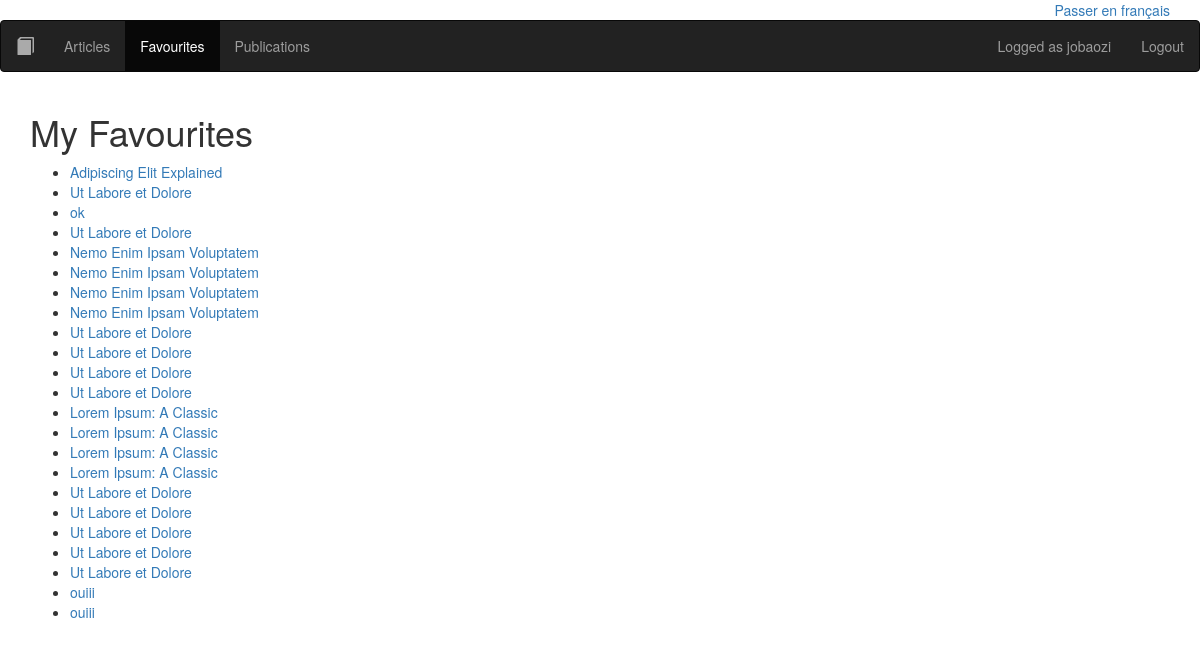
Page /en/favourites/ (signed in) on the committed database.
### advanced/models.py (models this page shows, shortened)
class UserFavoriteArticle(models.Model):
    user = models.ForeignKey(settings.AUTH_USER_MODEL, on_delete=models.CASCADE)
    article = models.ForeignKey(Article, on_delete=models.CASCADE)
    class Meta:
        unique_together = ('user', 'article')

class Article(models.Model):
    title = models.CharField(max_length=64)
    author = models.ForeignKey(settings.AUTH_USER_MODEL, on_delete=models.CASCADE)
    created = models.DateTimeField(auto_now_add=True)
    synopsis = models.CharField(max_length=312)
    content = models.TextField()

### advanced/views.py (the view)
# urls.py: path('favourites/', views.FavouritesView.as_view(), name='favourites'),
class FavouritesView(LoginRequiredMixin, ListView):
    model = UserFavoriteArticle
    template_name = 'advanced/favourites.html'
    context_object_name = 'favourites'
    def get_queryset(self):
        return UserFavoriteArticle.objects.filter(user=self.request.user)

### advanced/context_processors.py (called while the page is built)
def nav_login_form(request):
    form = AuthenticationForm()
    form.fields['username'].widget = TextInput(attrs={'class': 'form-control', 'placeholder': _('username')})
    form.fields['password'].widget = PasswordInput(attrs={'class': 'form-control', 'placeholder': _('password')})
    return {'nav_login_form': form}

def language_switcher(request):
    current_lang = get_language() or 'en'
    if current_lang.startswith('fr'):
        other_lang = 'en'
        label = 'Switch to English'
    else:
        other_lang = 'fr'
        label = 'Passer en français'
    return {
        'other_lang_url': translate_url(request.path, other_lang),
        'other_lang_label': label,
    }

### advanced/templates/advanced/favourites.html (shortened to what this page needs)
{% extends "advanced/base.html" %}
{% block content %}
    <h1>My Favourites</h1>
    <ul>
        {% for fav in favourites %}
        <li><a href="{% url 'detail' fav.article.pk %}">{{ fav.article.title }}</a></li>
        {% empty %}
        <li>No favourites yet.</li>
        {% endfor %}
    </ul>
{% endblock %}

### advanced/templates/advanced/base.html (shortened to what this page needs)
{% load i18n %}
<!DOCTYPE html>
<html lang="en">
<head>
    <link rel="stylesheet" href="https://maxcdn.bootstrapcdn.com/bootstrap/3.4.1/css/bootstrap.min.css">
</head>
<body>
    <div class="container">
        <div class="text-right">
            <a href="{{ other_lang_url }}">{{ other_lang_label }}</a>
        </div>
    </div>
    <nav class="navbar navbar-inverse">
        <div class="container-fluid">
            <div class="navbar-header">
                <a class="navbar-brand" href="{% url 'home' %}">
                    <i class="glyphicon glyphicon-book" style="color: #aaa"></i>
                </a>
            </div>
            <ul class="nav navbar-nav">
                <li class="{% if request.resolver_match.url_name == 'articles' %}active{% endif %}">
                    <a href="{% url 'articles' %}">{% trans "Articles" %}</a>
                </li>
                {% if user.is_authenticated %}
                <li class="{% if request.resolver_match.url_name == 'favourites' %}active{% endif %}">
                    <a href="{% url 'favourites' %}">{% trans "Favourites" %}</a>
                </li>
                <li class="{% if request.resolver_match.url_name == 'publications' %}active{% endif %}">
                    <a href="{% url 'publications' %}">{% trans "Publications" %}</a>
                </li>
                {% else %}
                <li class="{% if request.resolver_match.url_name == 'register' %}active{% endif %}">
                    <a href="{% url 'register' %}">{% trans "Register" %}</a>
                </li>
                {% endif %}
            </ul>
            {% if user.is_authenticated %}
                <ul class="nav navbar-nav navbar-right">
                    <li><a class="btn btn-link navbar-link" style="padding: 14px" href="#">{% blocktrans with username=user.username %}Logged as {{ username }}{% endblocktrans %}</a></li>
                    <li>
                        <form method="post" action="{% url 'logout' %}">
                            <button type="submit" class="btn btn-link navbar-link" style="padding: 14px">{% trans "Logout" %}</button>
                        </form>
                    </li>
                </ul>
            {% endif %}
        </div>
    </nav>
    <div class="container">
        {% block content %}{% endblock %}
    </div>
</body>
</html>

### rows in the picture
UserFavoriteArticle: article "Adipiscing Elit Explained"
UserFavoriteArticle: article "Ut Labore et Dolore"
UserFavoriteArticle: article "ok"
UserFavoriteArticle: article "Ut Labore et Dolore"
UserFavoriteArticle: article "Nemo Enim Ipsam Voluptatem"
UserFavoriteArticle: article "Nemo Enim Ipsam Voluptatem"
UserFavoriteArticle: article "Nemo Enim Ipsam Voluptatem"
UserFavoriteArticle: article "Nemo Enim Ipsam Voluptatem"
UserFavoriteArticle: article "Ut Labore et Dolore"
UserFavoriteArticle: article "Ut Labore et Dolore"
UserFavoriteArticle: article "Ut Labore et Dolore"
UserFavoriteArticle: article "Ut Labore et Dolore"
UserFavoriteArticle: article "Lorem Ipsum: A Classic"
UserFavoriteArticle: article "Lorem Ipsum: A Classic"
UserFavoriteArticle: article "Lorem Ipsum: A Classic"
UserFavoriteArticle: article "Lorem Ipsum: A Classic"
UserFavoriteArticle: article "Ut Labore et Dolore"
UserFavoriteArticle: article "Ut Labore et Dolore"
UserFavoriteArticle: article "Ut Labore et Dolore"
UserFavoriteArticle: article "Ut Labore et Dolore"
UserFavoriteArticle: article "Ut Labore et Dolore"
UserFavoriteArticle: article "ouiii"
UserFavoriteArticle: article "ouiii"

### other values in the picture
{{ other_lang_label }} "Passer en français"
